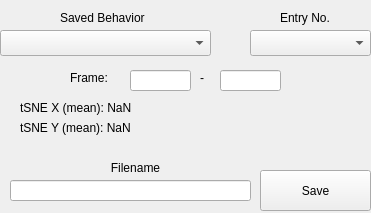
<?xml version="1.0" encoding="UTF-8"?>
<ui version="4.0">
 <class>Form</class>
 <widget class="QWidget" name="Form">
  <property name="geometry">
   <rect>
    <x>0</x>
    <y>0</y>
    <width>371</width>
    <height>213</height>
   </rect>
  </property>
  <property name="windowTitle">
   <string>Form</string>
  </property>
  <widget class="QLabel" name="savedBehaviorEntryLabel">
   <property name="geometry">
    <rect>
     <x>280</x>
     <y>10</y>
     <width>60</width>
     <height>16</height>
    </rect>
   </property>
   <property name="text">
    <string>Entry No.</string>
   </property>
  </widget>
  <widget class="QLabel" name="frameLabel2">
   <property name="geometry">
    <rect>
     <x>70</x>
     <y>70</y>
     <width>41</width>
     <height>16</height>
    </rect>
   </property>
   <property name="text">
    <string>Frame:</string>
   </property>
  </widget>
  <widget class="QLineEdit" name="saveBehaviorStartBox">
   <property name="enabled">
    <bool>true</bool>
   </property>
   <property name="geometry">
    <rect>
     <x>130</x>
     <y>70</y>
     <width>61</width>
     <height>21</height>
    </rect>
   </property>
   <property name="text">
    <string/>
   </property>
  </widget>
  <widget class="QComboBox" name="savedBehaviorComboBox">
   <property name="geometry">
    <rect>
     <x>0</x>
     <y>30</y>
     <width>211</width>
     <height>26</height>
    </rect>
   </property>
   <property name="cursor">
    <cursorShape>PointingHandCursor</cursorShape>
   </property>
  </widget>
  <widget class="QLabel" name="tSNE_XmeanLabel">
   <property name="geometry">
    <rect>
     <x>20</x>
     <y>100</y>
     <width>321</width>
     <height>16</height>
    </rect>
   </property>
   <property name="text">
    <string>tSNE X (mean): NaN</string>
   </property>
  </widget>
  <widget class="QLabel" name="savedBehaviorLabel">
   <property name="geometry">
    <rect>
     <x>60</x>
     <y>10</y>
     <width>101</width>
     <height>16</height>
    </rect>
   </property>
   <property name="text">
    <string>Saved Behavior</string>
   </property>
  </widget>
  <widget class="QLineEdit" name="saveBehaviorStopBox">
   <property name="geometry">
    <rect>
     <x>220</x>
     <y>70</y>
     <width>61</width>
     <height>21</height>
    </rect>
   </property>
   <property name="text">
    <string/>
   </property>
  </widget>
  <widget class="QLabel" name="saveDashLabel">
   <property name="geometry">
    <rect>
     <x>200</x>
     <y>70</y>
     <width>16</width>
     <height>16</height>
    </rect>
   </property>
   <property name="text">
    <string>-</string>
   </property>
  </widget>
  <widget class="QLineEdit" name="saveFilenameBox">
   <property name="geometry">
    <rect>
     <x>10</x>
     <y>180</y>
     <width>241</width>
     <height>21</height>
    </rect>
   </property>
  </widget>
  <widget class="QPushButton" name="saveFilenameButton">
   <property name="geometry">
    <rect>
     <x>260</x>
     <y>170</y>
     <width>111</width>
     <height>41</height>
    </rect>
   </property>
   <property name="text">
    <string>Save</string>
   </property>
  </widget>
  <widget class="QComboBox" name="entryNoComboBox">
   <property name="geometry">
    <rect>
     <x>250</x>
     <y>30</y>
     <width>121</width>
     <height>26</height>
    </rect>
   </property>
  </widget>
  <widget class="QLabel" name="tSNE_YmeanLabel">
   <property name="geometry">
    <rect>
     <x>20</x>
     <y>120</y>
     <width>321</width>
     <height>16</height>
    </rect>
   </property>
   <property name="text">
    <string>tSNE Y (mean): NaN</string>
   </property>
  </widget>
  <widget class="QLabel" name="saveFilenameLabel">
   <property name="geometry">
    <rect>
     <x>20</x>
     <y>160</y>
     <width>231</width>
     <height>16</height>
    </rect>
   </property>
   <property name="text">
    <string>Filename</string>
   </property>
   <property name="alignment">
    <set>Qt::AlignCenter</set>
   </property>
  </widget>
 </widget>
 <resources/>
 <connections/>
</ui>
